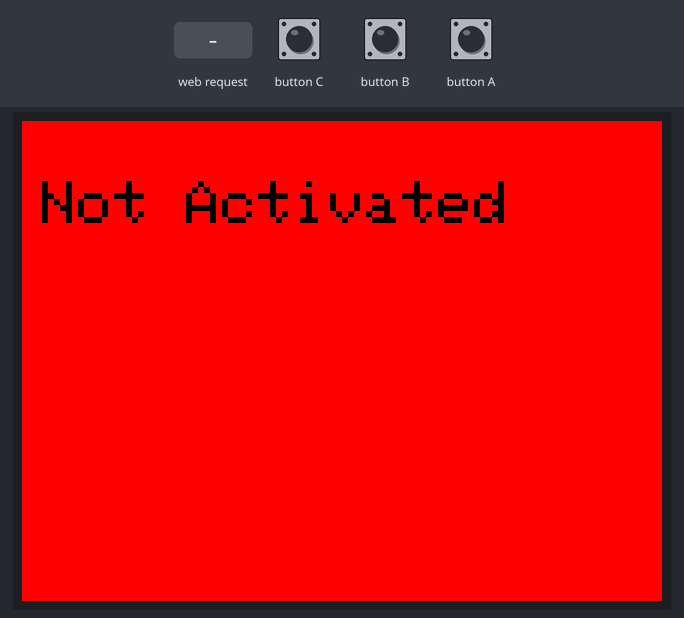
The sketch below on a simulated ESP32. Shown: 320×240 colour display. The inputs (shaded band) are chosen by the test bench. WiFi joins after 1.5 s; servers stay silent unless stated; what the sketch prints to the serial monitor is not drawn.

Above: at 0.3 s.
At 3.0 s:
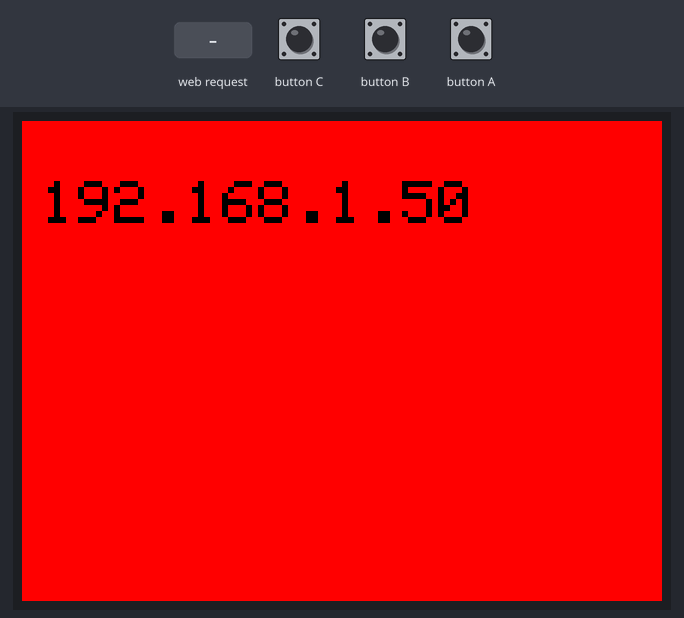
3.1 s: HTTP request GET /activate received
At 4.1 s:
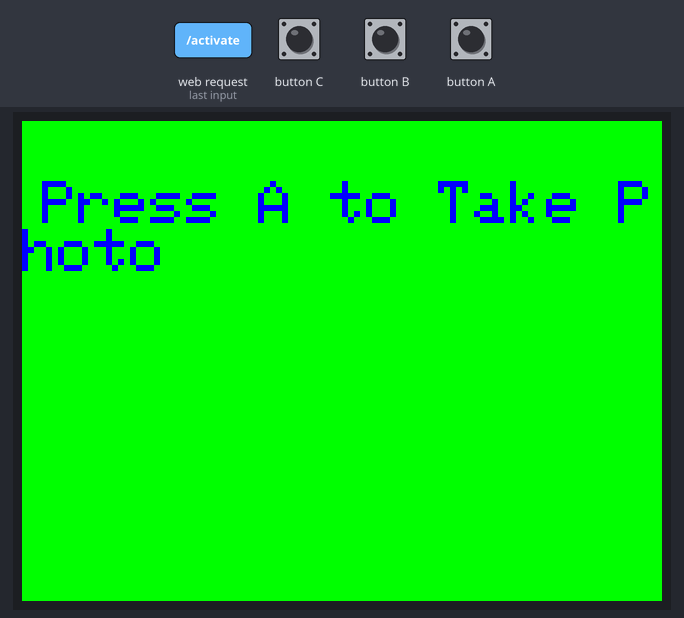
4.6 s: button A pressed for 0.15 s
Timing chart, 0 to 7.6 s (numbered marks = the images above; inputs shaded):
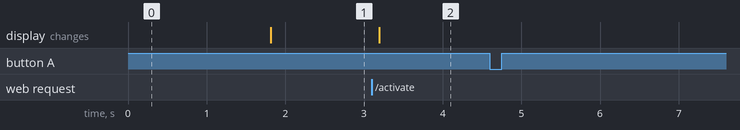

Measured:
- after the input at 3.1 s, the display: changes after 0.09 s (image 2)
- after the input at 4.6 s, every drawn part: stays the same

The sketch:

OpenCV_jan6a.ino
```cpp
#include <M5Unified.h>
#include <WiFi.h>
#include <HTTPClient.h>
#include <ESPAsyncWebServer.h>

#define SERIAL_BAUD 115200

// Wi-Fi 配置
const char *ssid = "TP-Link_8C53";
const char *password = "08072224932";

// HTTP 服务器
AsyncWebServer server(80);

bool isActivated = false;  // 是否已被激活

// 激活 M5 的处理函数
void activateHandler(AsyncWebServerRequest *request) {
  isActivated = true;  // 激活拍摄功能

  // 更新屏幕显示
  M5.Lcd.fillScreen(GREEN);
  M5.Lcd.setCursor(10, 30);
  M5.Lcd.setTextColor(BLUE);
  M5.Lcd.setTextSize(3);
  M5.Lcd.println("Press A to Take Photo");

  Serial.println("M5 被激活");
  request->send(200, "M5 Activated");
}

// 初始化
void setup() {
  M5.begin();
  M5.Lcd.setRotation(3);  // 横屏
  M5.Lcd.fillScreen(RED); // 初始状态为未连接
  M5.Lcd.setCursor(10, 30);
  M5.Lcd.setTextColor(BLACK);
  M5.Lcd.setTextSize(3);
  M5.Lcd.println("Not Activated");

  // 串口初始化
  Serial.begin(SERIAL_BAUD);

  // Wi-Fi 连接
  WiFi.begin(ssid, password);
  while (WiFi.status() != WL_CONNECTED) {
    delay(500);
    Serial.print(".");
  }

  M5.Lcd.fillScreen(RED);
  M5.Lcd.setCursor(10, 30);
  M5.Lcd.setTextColor(BLACK);
  M5.Lcd.setTextSize(3);
  M5.Lcd.println(WiFi.localIP().toString());

  Serial.println("\nWiFi Connected!");
  Serial.print("M5StickC Plus IP: ");
  Serial.println(WiFi.localIP());

  // 激活端点
  server.on("/activate", HTTP_GET, activateHandler);
  server.begin();
}

void loop() {
  M5.update();

  // 如果未激活
  if (!isActivated) {
    delay(1000);
    return;
  }

  // 如果按下 A 按钮
  if (M5.BtnA.wasPressed()) {
    Serial.println("按下 A 按钮，发送拍照请求");

    HTTPClient http;
    http.begin("http://192.168.0.174:5000/take_photo");  // 替换为 Flask 的地址
    int httpCode = http.GET();

    if (httpCode > 0) {
      Serial.print("HTTP 请求成功，状态码: ");
      Serial.println(httpCode);
    } else {
      Serial.print("HTTP 请求失败，错误: ");
      Serial.println(http.errorToString(httpCode).c_str());
    }
    http.end();
  }
}
```
